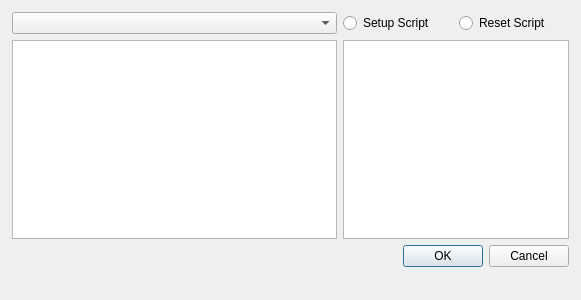
<?xml version="1.0" encoding="UTF-8"?>
<ui version="4.0">
 <class>SelectScriptDialog</class>
 <widget class="QDialog" name="SelectScriptDialog">
  <property name="geometry">
   <rect>
    <x>0</x>
    <y>0</y>
    <width>581</width>
    <height>300</height>
   </rect>
  </property>
  <property name="windowTitle">
   <string>Dialog</string>
  </property>
  <widget class="QWidget" name="">
   <property name="geometry">
    <rect>
     <x>0</x>
     <y>0</y>
     <width>581</width>
     <height>281</height>
    </rect>
   </property>
   <layout class="QVBoxLayout" name="mainLayout">
    <property name="leftMargin">
     <number>12</number>
    </property>
    <property name="topMargin">
     <number>12</number>
    </property>
    <property name="rightMargin">
     <number>12</number>
    </property>
    <property name="bottomMargin">
     <number>14</number>
    </property>
    <item>
     <layout class="QHBoxLayout" name="Layout1">
      <item>
       <widget class="QComboBox" name="cmbScript"/>
      </item>
      <item>
       <widget class="QRadioButton" name="rdoSetupScript">
        <property name="minimumSize">
         <size>
          <width>110</width>
          <height>0</height>
         </size>
        </property>
        <property name="maximumSize">
         <size>
          <width>110</width>
          <height>16777215</height>
         </size>
        </property>
        <property name="text">
         <string>Setup Script</string>
        </property>
       </widget>
      </item>
      <item>
       <widget class="QRadioButton" name="rdoResetScript">
        <property name="minimumSize">
         <size>
          <width>110</width>
          <height>0</height>
         </size>
        </property>
        <property name="maximumSize">
         <size>
          <width>110</width>
          <height>16777215</height>
         </size>
        </property>
        <property name="text">
         <string>Reset Script</string>
        </property>
       </widget>
      </item>
     </layout>
    </item>
    <item>
     <layout class="QHBoxLayout" name="Layout2">
      <item>
       <widget class="QTextEdit" name="txtScript"/>
      </item>
      <item>
       <widget class="QListView" name="lstParams">
        <property name="minimumSize">
         <size>
          <width>226</width>
          <height>0</height>
         </size>
        </property>
        <property name="maximumSize">
         <size>
          <width>226</width>
          <height>16777215</height>
         </size>
        </property>
       </widget>
      </item>
     </layout>
    </item>
    <item>
     <widget class="QDialogButtonBox" name="buttonBox">
      <property name="orientation">
       <enum>Qt::Horizontal</enum>
      </property>
      <property name="standardButtons">
       <set>QDialogButtonBox::Cancel|QDialogButtonBox::Ok</set>
      </property>
     </widget>
    </item>
   </layout>
  </widget>
 </widget>
 <resources/>
 <connections>
  <connection>
   <sender>buttonBox</sender>
   <signal>accepted()</signal>
   <receiver>SelectScriptDialog</receiver>
   <slot>accept()</slot>
   <hints>
    <hint type="sourcelabel">
     <x>248</x>
     <y>254</y>
    </hint>
    <hint type="destinationlabel">
     <x>157</x>
     <y>274</y>
    </hint>
   </hints>
  </connection>
  <connection>
   <sender>buttonBox</sender>
   <signal>rejected()</signal>
   <receiver>SelectScriptDialog</receiver>
   <slot>reject()</slot>
   <hints>
    <hint type="sourcelabel">
     <x>316</x>
     <y>260</y>
    </hint>
    <hint type="destinationlabel">
     <x>286</x>
     <y>274</y>
    </hint>
   </hints>
  </connection>
 </connections>
</ui>
